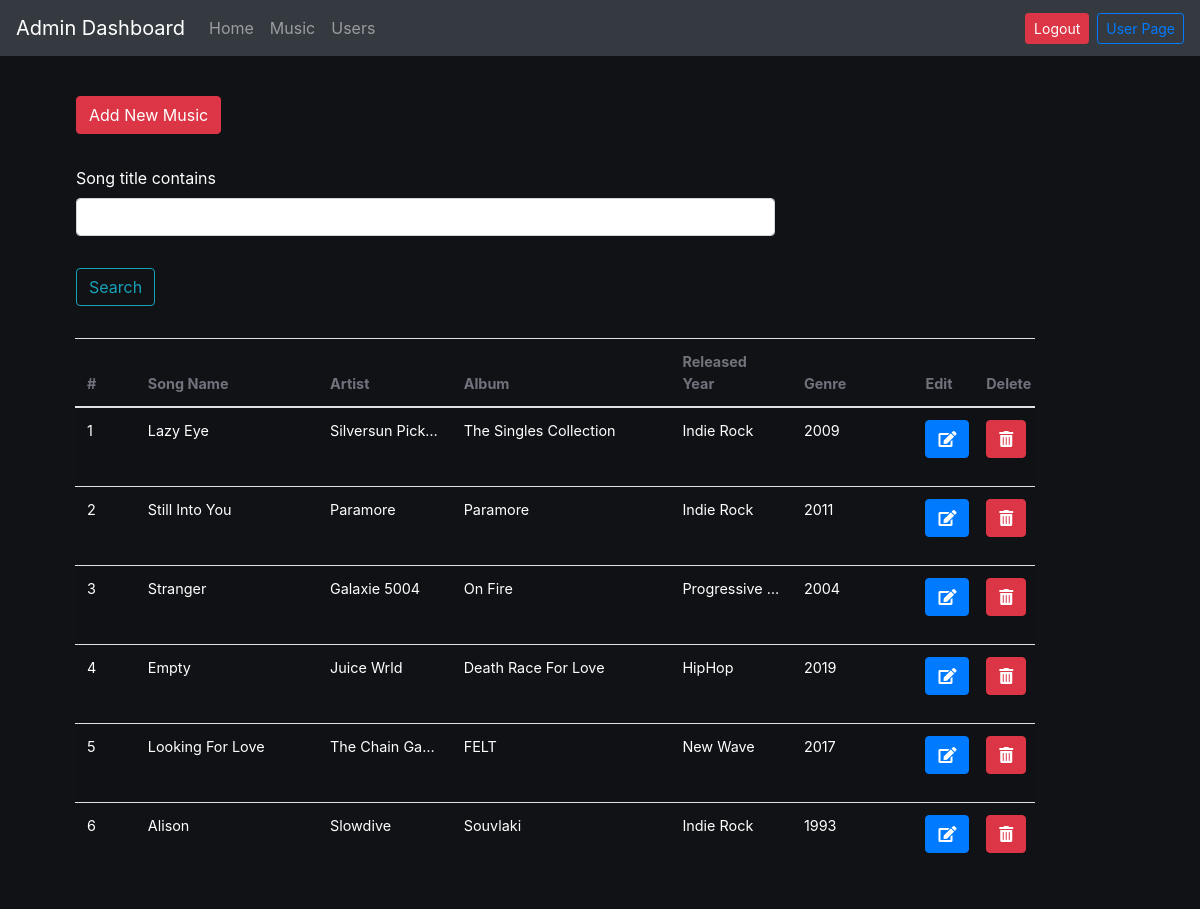
The app's page /admins/viewMusic/ (signed in) with its own data.
### music/models.py (models this page shows, shortened)
class Songn(models.Model):
    song_title = models.CharField(max_length=250)
    artist = models.CharField(max_length=200)
    album_title = models.CharField(max_length=100)
    genre = models.CharField(max_length=100,choices=GENRE_CHOICES)
    album_art = models.ImageField(upload_to='album_art/',default='default-artwork.png')
    audio_file = models.FileField(upload_to='songs/',unique=True)
    released_year = models.IntegerField(null=True,blank=True,choices=YEAR_CHOICES)
    added_dt = models.DateTimeField(auto_now_add=True)
    class Meta:
        unique_together = ["song_title","artist","album_title"]

### admins/auth.py (the view)
    def wrapper_function(request,*args,**kwargs):
        if request.user.is_staff:
            return view_function(request,*args,**kwargs)
        else:
            return redirect('explore')

### admins/auth.py (called while the page is built)
def admin_only(view_function):
    def wrapper_function(request,*args,**kwargs):
        if request.user.is_staff:
            return view_function(request,*args,**kwargs)
        else:
            return redirect('explore')
    return wrapper_function

### admins/views.py (called while the page is built)
@login_required
@admin_only
def viewMusicview(request):
    songs = Songn.objects.all()
    myFilter = SongnFilter(request.GET, queryset=songs)
    songs = myFilter.qs
    context = {
    'songs': songs,
    'myFilter':myFilter
    }
    return render(request,'admins/viewmusic.html',context)

### admins/templates/admins/viewmusic.html (shortened to what this page needs)
{% extends "mainpage.html" %}
{% load static %}
{% load crispy_forms_tags %}
{% block container %}
<div class="container">
    <a href="{% url 'add_music' %}" class="btn btn-danger ml-3 mt-3 mb-3">Add New Music</a>
    <div class="ml-3 mt-3 mb-3">
        <div class="row">
            <div class="col-md-8">
                <form method="GET">
                    <fieldset class="form-group">
                        {{ myFilter.form|crispy }}
                    </fieldset>
                    <div class="form-group">
                        <button class="btn btn-outline-info" type="submit">
                            Search
                        </button>
                    </div>
                </form>
            </div>
        </div>
    </div>
    <div class="col-md-11">
        <div class="table-responsive">
            <table id="bootstrapdatatable" class="table table-striped" width="100%">
                <thead>
                    <th style="width:5%;">#</th>
                    <th style="width:15%;">Song Name</th>
                    <th style="width:11%;">Artist</th>
                    <th style="width:18%">Album</th>
                    <th style="width:10%">Released Year</th>
                    <th style="width:10%">Genre</th>
                    <th style="width:5%">Edit</th>
                    <th style="width:5%">Delete</th>
                </thead>
                <tbody>
                    {% for song in songs  %}
                        <tr>
                            <td>
                                {{ forloop.counter }}
                            </td>
                            <td class ="text-truncate">{{ song.song_title }}</td>
                            <td class ="text-truncate">{{ song.artist }}</td>
                            <td class ="text-truncate">{{ song.album_title }}</td>
                            <td class ="text-truncate">{{ song.genre }}</td>
                            <td class ="text-truncate">{{ song.released_year }}</td>
                            <td>
                                <p data-placement="top" data-toggle="tooltip" title="Edit">
                                    <a href="/admins/updateMusic/{{ song.id }}" class="btn btn-primary btn-xs">
                                        <i class="fas fa-edit" style="width:100%"></i>
                                    </a>
                                </p>
                            </td>
                            <td>
                                <p data-placement="top" data-toggle="tooltip" title="Delete">
                                    <a href="/admins/deleteMusic/{{ song.id }}" class="btn btn-danger btn-xs">
                                        <i class="fas fa-trash-alt" style="width:100%"></i>
                                    </a>
                                </p>
                            </td>
                        </tr>
                    {% endfor %}
                </tbody>
            </table>
        </div>
    </div>
</div>
{% endblock container %}

### templates/mainpage.html (style rules this page uses)
#nav-bg { background-color: #101216 !important; color:#fff !important; }

### admins/templates/admins/viewmusic.html (style rules this page uses)
.table { table-layout: fixed; }
th { color: #72727d; font-size: 0.9rem; }
tr { color: #fff; height: 52px; }
td { font-size: 0.9rem; }
.form-group label { margin-right: 2.5rem; }

### records on screen
Songn: song_title "Lazy Eye", artist "Silversun Pick…", album_title "The Singles Collection", genre "Indie Rock", released_year "2009"
Songn: song_title "Still Into You", artist "Paramore", album_title "Paramore", genre "Indie Rock", released_year "2011"
Songn: song_title "Stranger", artist "Galaxie 5004", album_title "On Fire", genre "Progressive…", released_year "2004"
Songn: song_title "Empty", artist "Juice Wrld", album_title "Death Race For Love", genre "HipHop", released_year "2019"
Songn: song_title "Looking For Love", artist "The Chain Ga…", album_title "FELT", genre "New Wave", released_year "2017"
Songn: song_title "Alison", artist "Slowdive", album_title "Souvlaki", genre "Indie Rock", released_year "1993"
